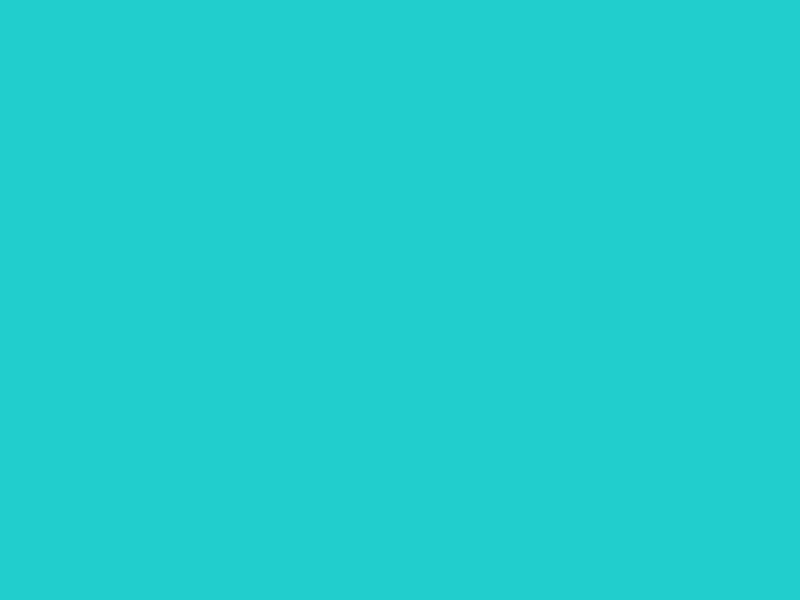
Frame 1 (no input)
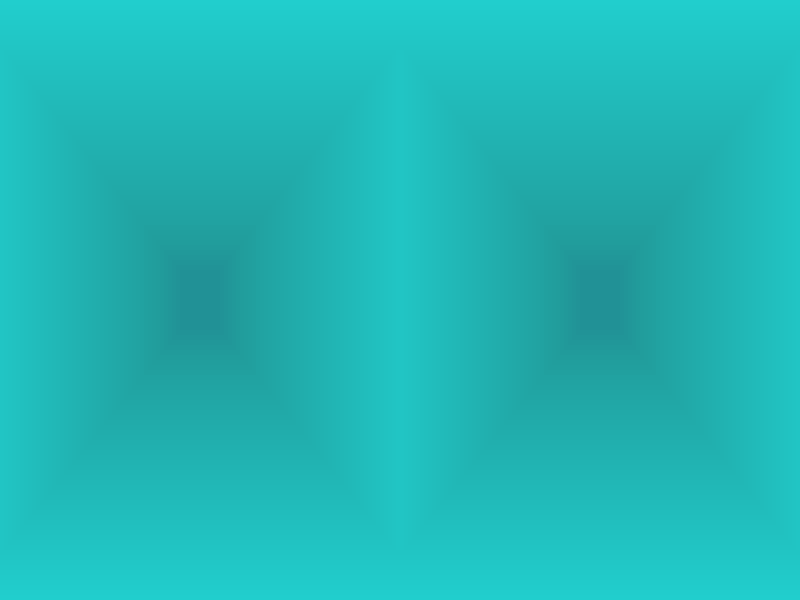
Frame 60 (the mouse pressed at the canvas centre just before this capture)
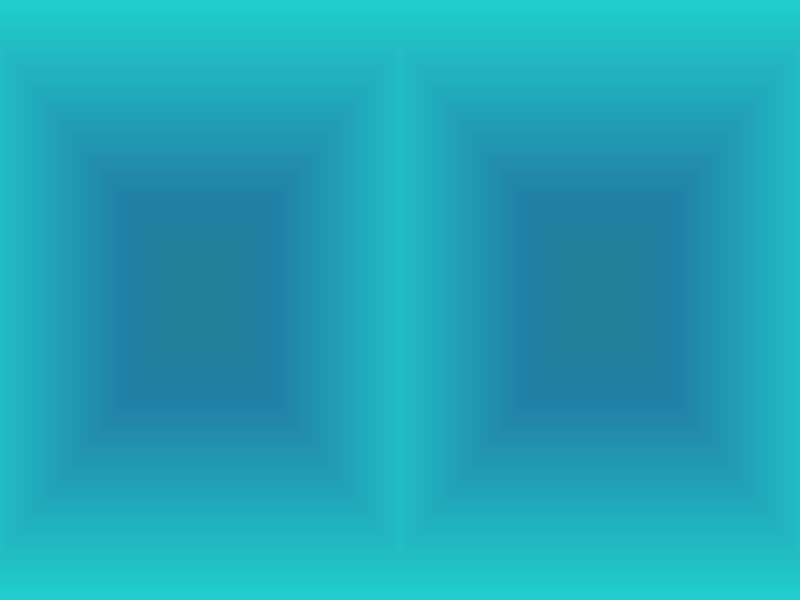
Frame 120 (the mouse held since frame 60 and released just before this capture)

The Processing sketch that drew these frames (run headless with seeded random() and noise(); from frame 60 on, the mouse is pressed at the canvas centre):

// Processing sketch: processing_11694
// ── processing_11694.pde


float grow1;
float grow2;
float greens;
float blues;

void setup(){
  size(800, 600);
  smooth();
  background(33, 206, 205);
  rectMode(CENTER);
  ellipseMode(CENTER);
  noStroke();
  colorMode(RGB);
  grow1=40;
  grow2=60;

  
}


void draw(){
  //alpha value low # is transparent 255 is fully opaque
  
 symmetricRipple();
  println(grow2);
}

void symmetricRipple(){

  if(grow2==150){
    rippleRect();
    //SwitchColors();
  }
 
  rippleRect();
  
   if(grow1<width/2){
      grow1+=8; }
  //if(grow1>400)
  if(grow2<=height){
    grow2+=10;
  }
  
  if(grow2==height){
     grow2=60;
     grow1=40;
    SwitchColors();
    //ellipse(50, 50, 60, 100);
  } 
}

void SwitchColors(){
  blues= random(67, 255);
  greens= random(69, 140);
}

void rippleRect(){
  fill(15, greens, blues, 1);
  
  rect(200, 300, grow1, grow2);
 
  fill(20, greens, blues, 1);
  rect(600, 300, grow1, grow2);
    }
    
   
  
